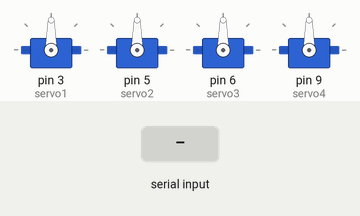
This sketch was run on a simulated Arduino Uno, built with avr-gcc and run on an emulated ATmega328P. Parts: 4 × servo. The test bench sets the inputs (shaded band).

Above: at 1.2 s.
1.3 s: "M1:\n" received over Serial
At 2.1 s:
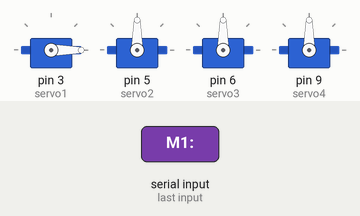
2.8 s: "M2:\n" received over Serial
At 3.3 s:
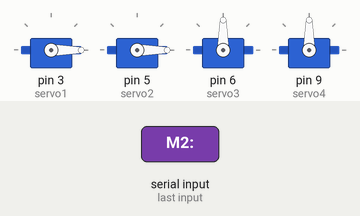
4.3 s: "M3:\n" received over Serial
At 5.5 s:
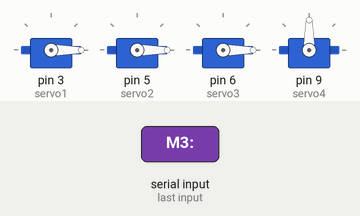
5.8 s: "M4:\n" received over Serial
At 6.7 s:
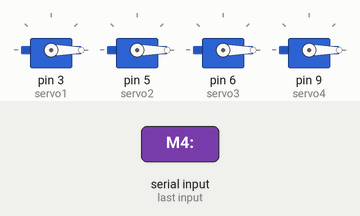
Timing chart, 0 to 8.3 s (numbered marks = the images above; inputs shaded):
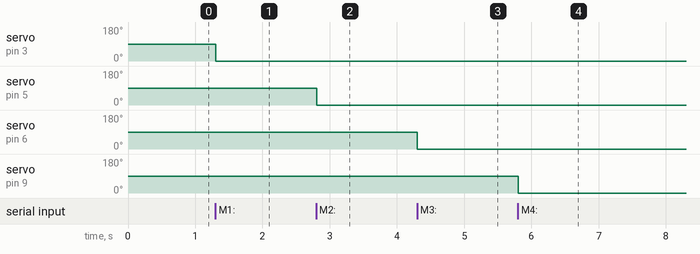

The sketch:

robot_arm.ino
```cpp
#include <Servo.h>

Servo servo1, servo2, servo3, servo4;
String inputString = "";

void setup() {
  Serial.begin(9600);
  servo1.attach(3);
  servo2.attach(5);
  servo3.attach(6);
  servo4.attach(9);
}

void loop() {
  if (Serial.available()) {
    inputString = Serial.readStringUntil('\n');
    parseCommand(inputString);
  }
}

void parseCommand(String command) {
  int m1 = command.indexOf("M1:");
  int m2 = command.indexOf("M2:");
  int m3 = command.indexOf("M3:");
  int m4 = command.indexOf("M4:");

  if (m1 >= 0) servo1.write(command.substring(m1 + 3, command.indexOf(",", m1)).toInt());
  if (m2 >= 0) servo2.write(command.substring(m2 + 3, command.indexOf(",", m2)).toInt());
  if (m3 >= 0) servo3.write(command.substring(m3 + 3, command.indexOf(",", m3)).toInt());
  if (m4 >= 0) servo4.write(command.substring(m4 + 3).toInt());
}
```

Measured:
- after the input at 1.3 s, servo on pin 3 (servo1): 90° → 0° at once
- after the input at 2.8 s, servo on pin 5 (servo2): 90° → 0° at once
- after the input at 4.3 s, servo on pin 6 (servo3): 90° → 0° at once
- after the input at 5.8 s, servo on pin 9 (servo4): 90° → 0° at once
